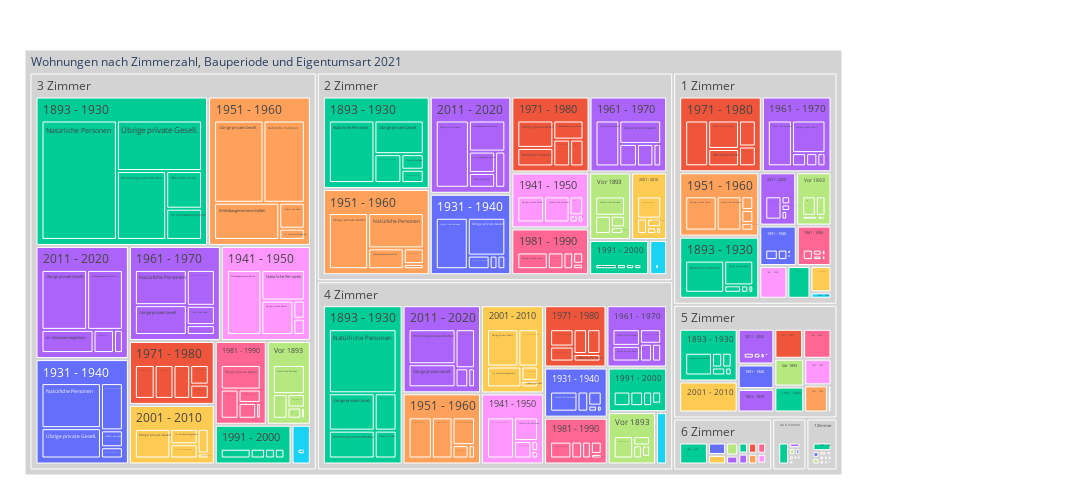

This figure's notebook cell:
### Code cell
fig = px.treemap(myTreemapAgg.query('sum_AnzWhg >0').reset_index(), path=[px.Constant("Wohnungen nach Zimmerzahl, Bauperiode und Eigentumsart 2021")
                                                                                      ,'ZimmerLang', 'BauperiodeLang','EigGruLang']
                 , values='sum_AnzWhg'
                 , color='BauperiodeLang'
                 ## bei discrete scales (bei Klassen und Strings):                 
                 , color_discrete_map={'(?)':'lightgrey','EVP':'gold', 'SP':'#FF3030', 'PdA':'#EE3B3B', 'Grüne':'#A2CD5A','GLP':'#CAFF70','Die Mitte':'orange','FDP':'#104E8B','AL':'deeppink','SVP':'forestgreen', 'FL ZÜRI':'#8B864E','Volt':'#lightblue' }                
                 ## bei continuous scales (bei Zahlenwerten):
                , color_continuous_scale='cividis'
                #, color_continuous_midpoint=np.average(df['AnzBestWir'], weights=df['AnzBestWir'])  
                 ,height=500
                 ,width=1100                 
                )
fig.update_traces(root_color="grey")
fig.update_layout(margin = dict(t=50, l=25, r=250, b=25))
fig.show()

### Figure 1 — Plotly figure (JSON) as saved in the notebook; plotly's stock layout.template omitted (floating-point values rounded to 4 significant figures; data arrays with more than 128 entries replaced by an {"elided": "..."} marker saying what was removed)
{"data": [{"branchvalues": "total", "customdata": {"elided": "554x1 str values"}, "domain": {"x": [0, 1], "y": [0, 1]}, "hovertemplate": "labels=%{label}<br>sum_AnzWhg=%{value}<br>parent=%{parent}<br>id=%{id}<br>BauperiodeLang=%{customdata[0]}<extra></extra>", "ids": {"elided": "554 str values"}, "labels": {"elided": "554 str values"}, "marker": {"colors": {"elided": "554 str values"}}, "name": "", "parents": {"elided": "554 str values"}, "root": {"color": "grey"}, "type": "treemap", "values": {"elided": "554 int values"}}], "layout": {"height": 500, "legend": {"tracegroupgap": 0}, "margin": {"b": 25, "l": 25, "r": 250, "t": 50}, "width": 1100}}
